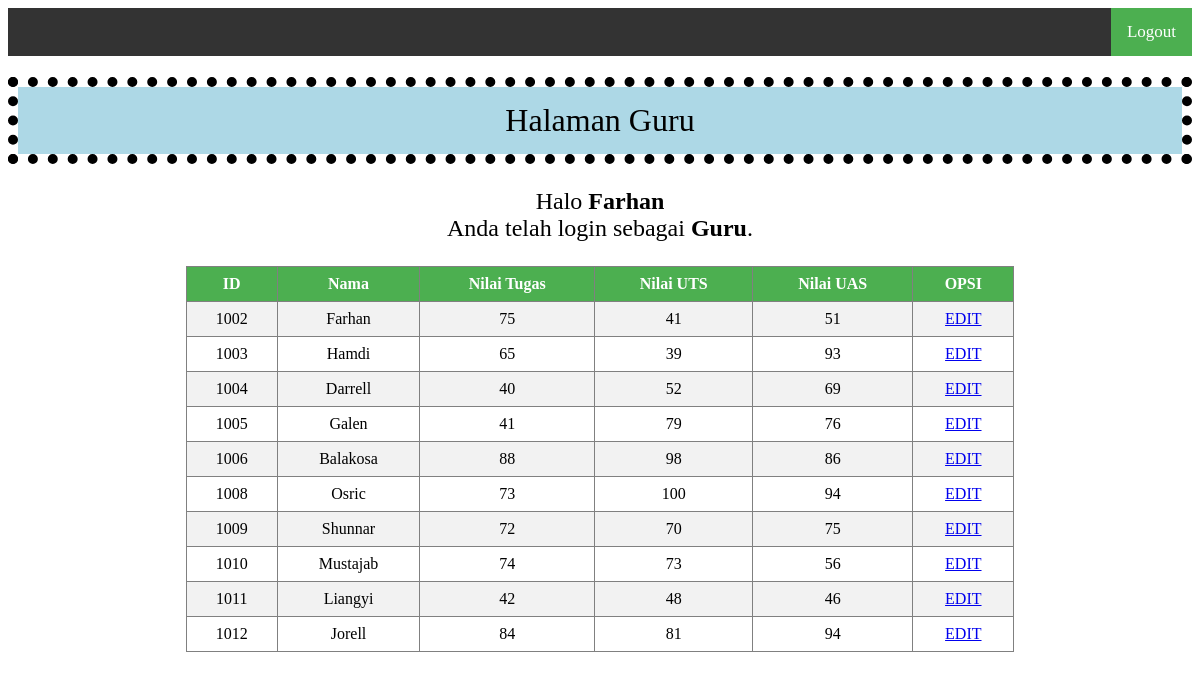
Screenshot of /halaman_guru.php (signed in) with the database file from the repository.
### tables this page shows
CREATE TABLE `user` (
  `user_id` varchar(10) NOT NULL,
  `password` varchar(255) NOT NULL,
  `first_name` varchar(255) NOT NULL,
  `last_name` varchar(255) NOT NULL,
  `role_id` int(11) NOT NULL,
  `address` varchar(255) NOT NULL
);

CREATE TABLE `grade` (
  `user_id` varchar(10) NOT NULL,
  `nilai_tugas` int(11) NOT NULL,
  `nilai_uts` int(11) NOT NULL,
  `nilai_uas` int(11) NOT NULL
);

### halaman_guru.php (the view, shortened to what this page needs)
<!DOCTYPE html>
<html>
<head>
	<link rel="stylesheet" type="text/css" href="styleguru.css">
</head>
<body>
	<?php
		include 'koneksi.php';
		$id = $_SESSION['user_id'];
		$data = mysqli_query($koneksi,"select * from user where user_id = '$id'");
		$d = mysqli_fetch_array($data);
	?>
	<div class="topnav">
	<a class="active" href="logout.php" onclick="return confirm('Are you sure to logout?');">Logout</a>
	</div>
	<h1>Halaman Guru</h1>
	<p>Halo <b><?php echo $d['first_name']; ?></b></br> Anda telah login sebagai <b><?php echo "Guru" ?></b>.</p>
	<table border="1">
		<tr>
			<th>ID</th>
			<th>Nama </th>
			<th>Nilai Tugas</th>
			<th>Nilai UTS</th>
			<th>Nilai UAS</th>
			<th>OPSI</th>
		</tr>
		<?php
		include 'koneksi.php';
		$data = mysqli_query($koneksi,"select * from grade inner join user where grade.user_id = user.user_id");
		while($d = mysqli_fetch_array($data)){
			?>
			<tr>
				<td><?php echo $d['user_id']; ?></td>
				<td><?php echo $d['first_name']; ?></td>
				<td><?php echo $d['nilai_tugas']; ?></td>
				<td><?php echo $d['nilai_uts']; ?></td>
				<td><?php echo $d['nilai_uas']; ?></td>
				<td>
					<a href="edit1.php?user_id=<?php echo $d['user_id'];?>&first_name=<?php echo $d['first_name'];?>">EDIT</a>
				</td>
			</tr>
			<?php
		}
		?>
	</table>
	<br/>
	<br/>
</body>
</html>

### styleguru.css (style rules this page uses)
table { border-collapse: collapse; width:70%; margin-left:15%; margin-right:15%; }
th, td { text-align: center; padding: 8px; }
tr:nth-child(even) { background-color: #f2f2f2 }
th { background-color: #4CAF50; color: white; }
.topnav { background-color: #333; overflow: hidden; position: sticky; top: 0; }
.topnav a { float: right; color: #f2f2f2; text-align: center; padding: 14px 16px; text-decoration: none; font-size: 17px; }
.topnav a.active { background-color: #4CAF50; color: white; }
h1 { text-align: center; font-weight: 300; border: 10px dotted black; padding: 15px; background: lightblue; background-clip: padding-box; }
p { text-align: center; font-size: 150%; }

### rows the page displays
user: first_name "Farhan"
grade: user.user_id "1002", user.first_name "Farhan", nilai_tugas "75", nilai_uts "41", nilai_uas "51"
grade: user.user_id "1003", user.first_name "Hamdi", nilai_tugas "65", nilai_uts "39", nilai_uas "93"
grade: user.user_id "1004", user.first_name "Darrell", nilai_tugas "40", nilai_uts "52", nilai_uas "69"
grade: user.user_id "1005", user.first_name "Galen", nilai_tugas "41", nilai_uts "79", nilai_uas "76"
grade: user.user_id "1006", user.first_name "Balakosa", nilai_tugas "88", nilai_uts "98", nilai_uas "86"
grade: user.user_id "1008", user.first_name "Osric", nilai_tugas "73", nilai_uts "100", nilai_uas "94"
grade: user.user_id "1009", user.first_name "Shunnar", nilai_tugas "72", nilai_uts "70", nilai_uas "75"
grade: user.user_id "1010", user.first_name "Mustajab", nilai_tugas "74", nilai_uts "73", nilai_uas "56"
grade: user.user_id "1011", user.first_name "Liangyi", nilai_tugas "42", nilai_uts "48", nilai_uas "46"
grade: user.user_id "1012", user.first_name "Jorell", nilai_tugas "84", nilai_uts "81", nilai_uas "94"
